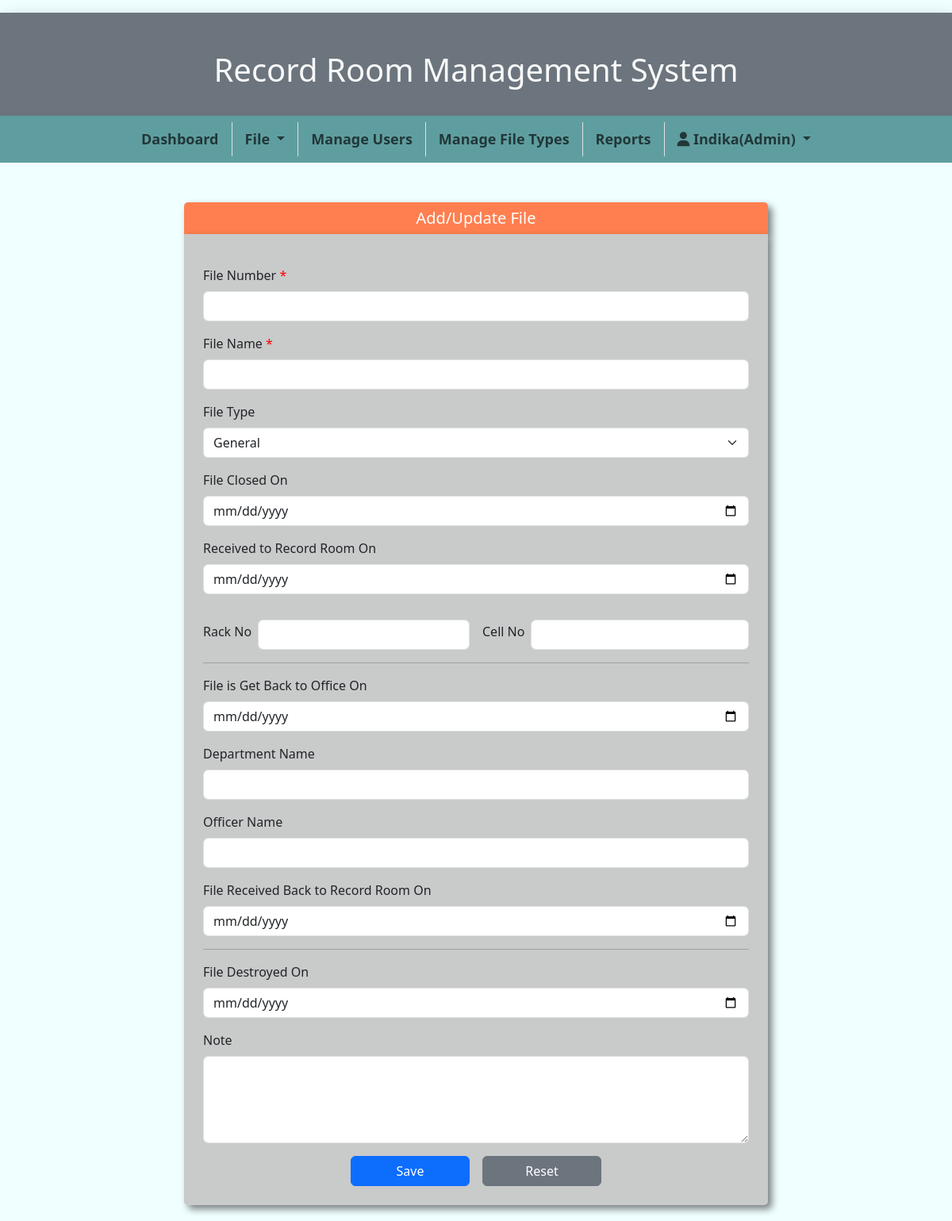
Page /AddUpdateFile.php?ufno=BA001/2018 (signed in) on the earlier database version.
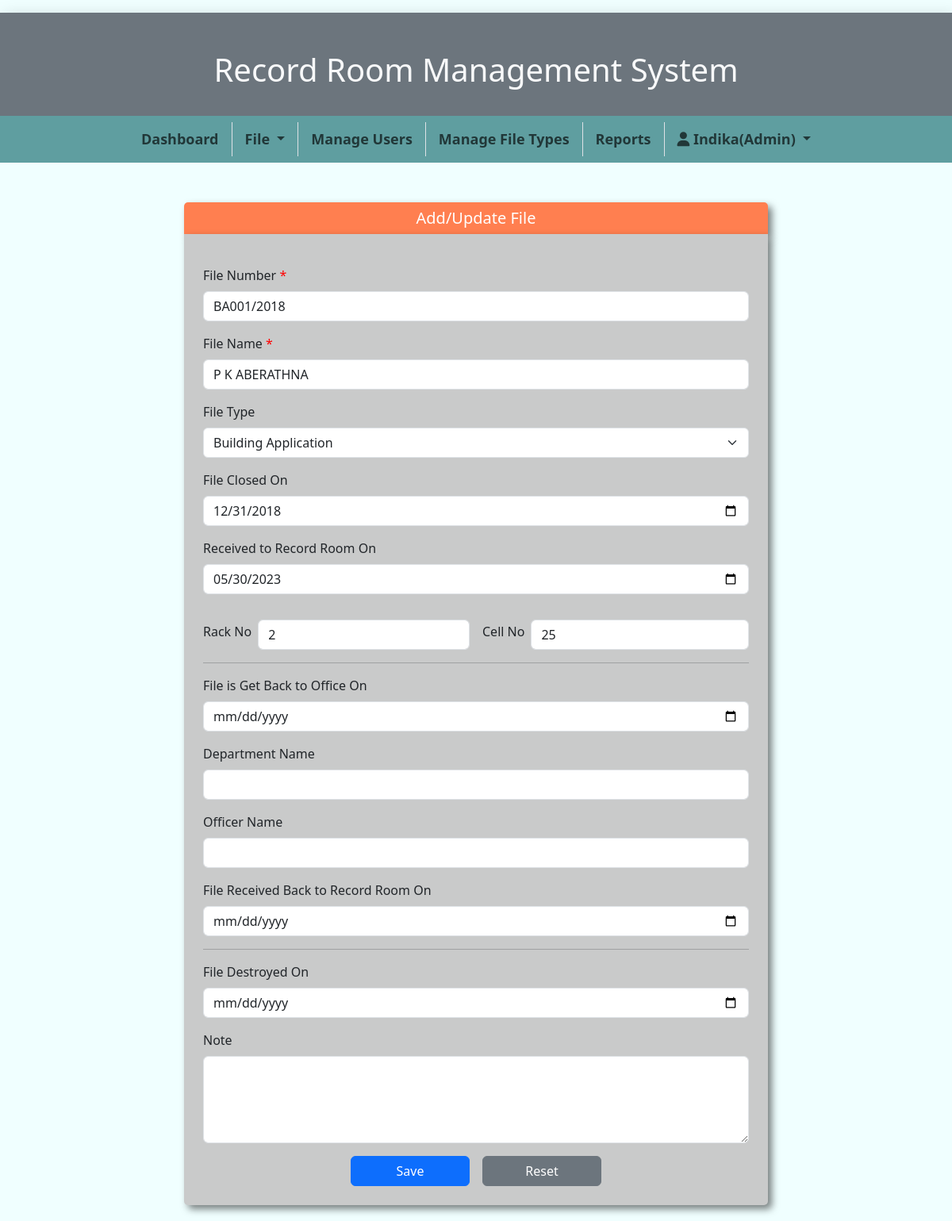
Same page on the later database version.
### tables this page shows
CREATE TABLE `files` (
  `fileNumber` varchar(100) NOT NULL,
  `fileName` varchar(200) NOT NULL,
  `fileClosedOn` date NOT NULL,
  `ReceivedRROn` date NOT NULL,
  `getBackOfficeOn` date NOT NULL,
  `departmentName` varchar(100) NOT NULL,
  `officerName` varchar(100) NOT NULL,
  `ReceivedBackToRROn` date NOT NULL,
  `cellNo` int(3) NOT NULL,
  `rackNo` int(3) NOT NULL,
  `fileDistroiedOn` date NOT NULL,
  `Note` text NOT NULL,
  `fileTypeId` int(2) DEFAULT NULL
);

### AddUpdateFile.php (the view, shortened to what the changed rows need)
<!DOCTYPE html>
<html lang="en">
<head>
    <link href="https://cdn.jsdelivr.net/npm/bootstrap@5.3.0/dist/css/bootstrap.min.css" rel="stylesheet">
    <link rel="stylesheet" href="https://cdnjs.cloudflare.com/ajax/libs/font-awesome/6.4.0/css/all.min.css">
    <link rel="stylesheet" href="css/styles.css">
</head>
<body>
    <?php
    include "header.php";
    require_once "db_connection.php";
    $fileName = "";
    $fileNumber = "";
    $fileClosedOn = "";
    $ReceivedRROn = "";
    $getBackOfficeOn = "";
    $ReceivedBackToRROn = "";
    $cellNo = "";
    $rackNo = "";
    $fileDistroiedOn = "";
    $fileTypeId = "";
    if (isset($_GET['ufno'])) {
        $ufnum = $_GET['ufno'];
        $sql = "SELECT * From files WHERE fileNumber='" . $ufnum . "'";
        $result = mysqli_query($conn, $sql);
        if ($result->num_rows > 0) {
            while ($row = $result->fetch_assoc()) {
                $fileName = $row['fileName'];
                $fileNumber = $row['fileNumber'];
                $fileClosedOn = $row['fileClosedOn'];
                $ReceivedRROn = $row['ReceivedRROn'];
                $getBackOfficeOn = $row['getBackOfficeOn'];
                $ReceivedBackToRROn = $row['ReceivedBackToRROn'];
                $cellNo = $row['cellNo'];
                $rackNo = $row['rackNo'];
                $fileDistroiedOn = $row['fileDistroiedOn'];
                $fileTypeId = $row['fileTypeId'];
            }
        }
    }
    ?>
    <div class="container">
        <div class="row justify-content-center">
            <div class="col-md-8">
                <form class="p-4" action="ActionAddUpdateFile.php" method="post">
                    <div class="mt-3">
                        <label for="fnum" class="form-label">File Number <span style="color: red;">*</span></label>
                        <input type="text" name="fnum" id="fnum" class="form-control" maxlength="100" required value="<?php echo !empty($fileNumber) ? $fileNumber : ''; ?>">
                    </div>
                    <div class="mt-3">
                        <label for="fname" class="form-label">File Name <span style="color: red;">*</span></label>
                        <input type="text" name="fname" id="fname" class="form-control" maxlength="100" required value="<?php echo !empty($fileName) ? $fileName : ''; ?>">
                    </div>
                    <div class="mt-3">
                        <label for="ftype" class="form-label">File Type</label>
                        <select class="form-select" name="ftype" aria-label="Default select example">
                            <?php
                            $ftsql = "SELECT * FROM file_type";
                            $ftresult = mysqli_query($conn, $ftsql);
                            if ($ftresult->num_rows > 0) {
                                while ($row = $ftresult->fetch_assoc()) {
                                    $selected = ($row['fileTypeId'] == $fileTypeId) ? 'selected' : '';
                                    echo "<option value=" . $row['fileTypeId'] . " " . $selected . ">" . $row['fileType'] . "</option>";
                                }
                            }
                            ?>
                        </select>
                    </div>
                    <div class="mt-3">
                        <label for="fclon" class="form-label">File Closed On</label>
                        <input type="date" name="fclon" id="fclon" class="form-control" value="<?php echo !empty($fileClosedOn) ? $fileClosedOn : ''; ?>">
                    </div>
                    <div class="mt-3">
                        <label for="frecreon" class="form-label">Received to Record Room On</label>
                        <input type="date" name="frecreon" id="frecreon" class="form-control" value="<?php echo !empty($ReceivedRROn) ? $ReceivedRROn : ''; ?>">
                    </div>
                    <div class="row g-3 mt-3">
                        <div class="col-sm-6 d-flex align-items-center text-nowrap gap-2">
                            <label class="form-label">Rack No</label> <input type="text" maxlength="3" name="rackno" class="form-control" value="<?php echo !empty($rackNo) ? $rackNo : ''; ?>">
                        </div>
                        <div class="col-sm-6 d-flex align-items-center text-nowrap gap-2">
                            <label class="form-label">Cell No</label><input type="text" maxlength="3" name="cellNo" class="form-control" value="<?php echo !empty($cellNo) ? $cellNo : ''; ?>">
                        </div>
                    </div>
                    <div class="mt-3">
                        <label for="bakoffice" class="form-label">File is Get Back to Office On</label>
                        <input type="date" name="bakoffice" id="bakoffice" class="form-control" value="<?php echo !empty($getBackOfficeOn) ? $getBackOfficeOn : ''; ?>">
                    </div>
                    <div class="mt-3">
                        <label for="bakrron" class="form-label">File Received Back to Record Room On</label>
                        <input type="date" name="bakrron" id="bakrron" class="form-control" value="<?php echo !empty($ReceivedBackToRROn) ? $ReceivedBackToRROn : ''; ?>">
                    </div>
                    <div class="mt-3">
                        <label for="fdeson" class="form-label">File Destroyed On</label>
                        <input type="date" name="fdeson" id="fdeson" class="form-control" value="<?php echo !empty($fileDistroiedOn) ? $fileDistroiedOn : ''; ?>">
                    </div>
                </form>
            </div>
        </div>
    </div>
</body>
</html>

Differences in the rows shown:
added files: fnum "BA001/2018", fname "P K ABERATHNA", fclon "12/31/2018", frecreon "05/30/2023", rackno "2", cellNo "25"
Other differences:
form field ftype: "General" → "Building Application"
